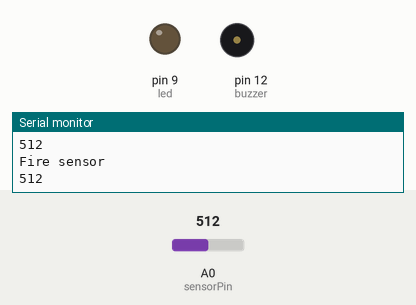
Recording of a sketch running on a simulated Arduino Uno, built with avr-gcc and run on an emulated ATmega328P. Shown: output pins drawn as LEDs (lit = HIGH), buzzer (waves = sounding, pin HIGH), the last lines printed to the serial monitor. Dashed ring = blinking. The test bench sets the inputs (shaded band); at power-on: A0 (sensorPin) = 512.

Above: at 1.3 s.
1.4 s: A0 (sensorPin) set to 109
4.5 s: A0 (sensorPin) set to 94
At 5.1 s:
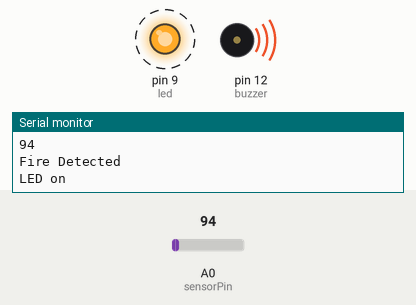
7.6 s: A0 (sensorPin) set to 110
At 8.3 s:
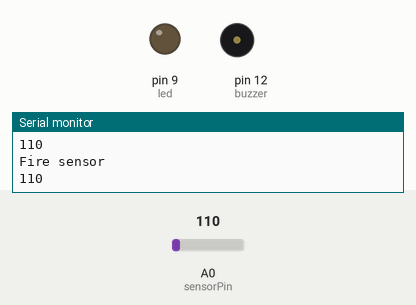
9.2 s: A0 (sensorPin) set to 90
At 10.0 s:
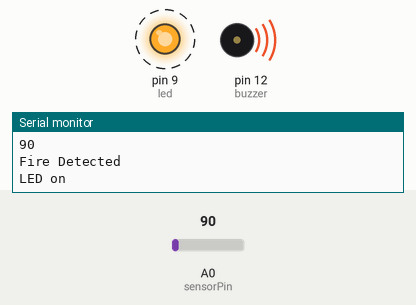
Timing chart, 0 to 13.3 s (numbered marks = the images above; inputs shaded):
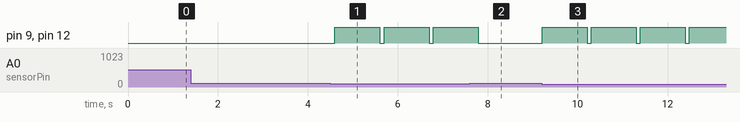

The sketch:

fireSensor.ino
```cpp
#include<SoftwareSerial.h>
int sensorPin = A0;
int sensorValue = 0;
int led = 9;
int buzzer = 12;
void setup() {

pinMode(led, OUTPUT);
pinMode(buzzer,OUTPUT);
Serial.begin(9600);
}
void loop()
{
Serial.println("Fire sensor");
sensorValue = analogRead(sensorPin);
Serial.println(sensorValue);
if (sensorValue < 100)
{
Serial.println("Fire Detected");
Serial.println("LED on");
digitalWrite(led,HIGH);
digitalWrite(buzzer,HIGH);
delay(1000);
}
digitalWrite(led,LOW);
digitalWrite(buzzer,LOW);
delay(sensorValue);
}
```

Measured:
- the behaviour switches between 100 and 99 on A0 (sensorPin) (found by bisection; images 0 and 1)
- after the input at 4.5 s, pin 9 (led), pin 12 (buzzer): alternates HIGH for 1.0 s and LOW for 0.09 s, starting after 0.10 s
- after the input at 7.6 s, pin 9 (led), pin 12 (buzzer): goes on until 7.8 s, then stays LOW
- after the input at 9.2 s, pin 9 (led), pin 12 (buzzer): alternates HIGH for 1.0 s and LOW for 0.09 s, starting at once
